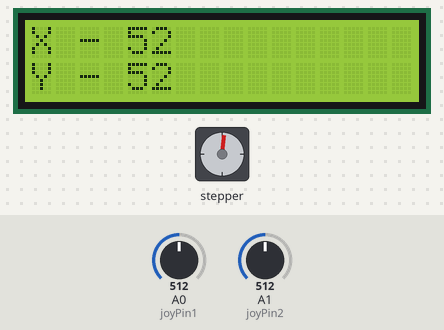
Bench run of a sketch on a simulated Arduino Uno, built with avr-gcc and run on an emulated ATmega328P. Parts: 16×2 character LCD, stepper motor. Inputs (shaded band) come from the test bench; at power-on: A0 (joyPin1) = 512, A1 (joyPin2) = 512. Stepper angles assume 200 steps per turn; what the sketch prints to the serial monitor is not drawn.

Above: at 1.7 s.
1.8 s: A0 (joyPin1) set to 8
At 3.0 s:
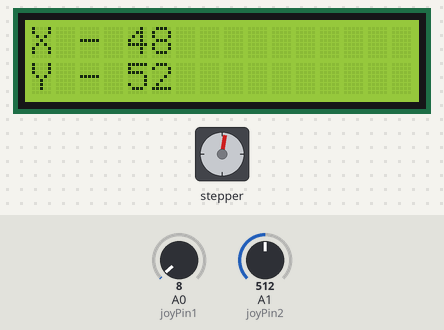
4.7 s: A0 (joyPin1) set to 5
7.6 s: A1 (joyPin2) set to 716
At 8.9 s:
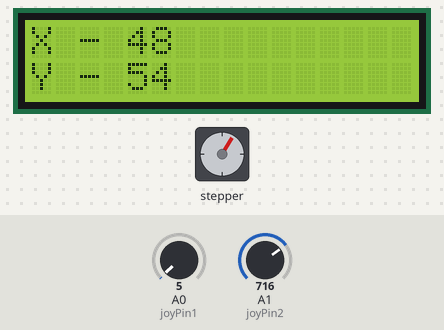
11.1 s: A1 (joyPin2) set to 900
At 12.9 s:
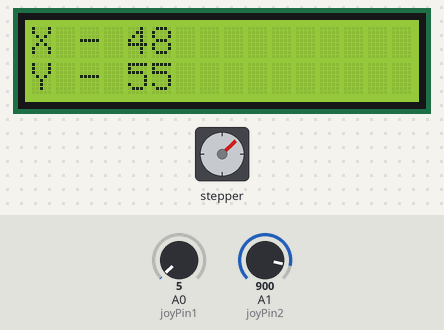
14.6 s: A0 (joyPin1) set to 122
At 16.4 s:
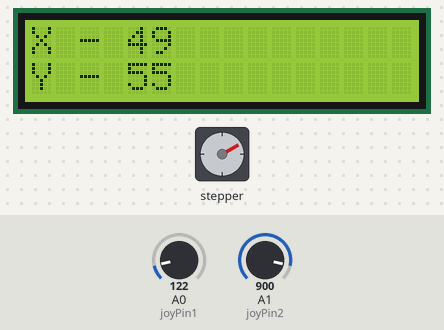
18.1 s: A1 (joyPin2) set to 1023
At 20.8 s:
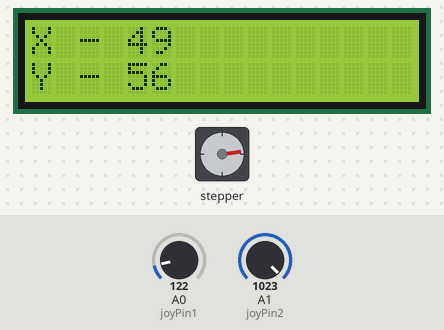
Timing chart, 0 to 25.4 s (numbered marks = the images above; inputs shaded):
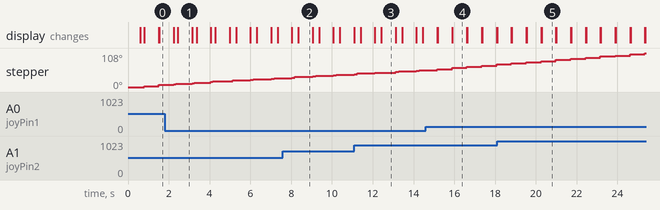

Measured:
- after the input at 7.6 s, the display: first differs from a run without the input after 0.75 s (image 2)
- after the input at 11.1 s, the display: first differs from a run without the input after 1.3 s (image 3)
- after the input at 14.6 s, the display: first differs from a run without the input after 0.58 s (image 4)
- after the input at 18.1 s, the display: first differs from a run without the input after 0.72 s (image 5)
- what the display in image 1 shows lasts 0.7 s, from 2.4 s to 3.1 s

The sketch:

sketch_jan19a.ino
```cpp
/*
*  LCM1602 & Arduino Uno
*  VCC - > 5 V
*  GND - GND
*  SCL -> A5
*  SDA -> A4
*/

#include <Wire.h>   // standardowa biblioteka Arduino
#include <LiquidCrystal_I2C.h> // dolaczenie pobranej biblioteki I2C dla LCD

#include <Stepper.h>

#include <Timer.h>

LiquidCrystal_I2C lcd(0x27, 2, 1, 0, 4, 5, 6, 7, 3, POSITIVE);  // Ustawienie adresu ukladu na 0x27

 int joyPin1 = 0;                 // slider variable connecetd to analog pin 0
 int joyPin2 = 1;                 // slider variable connecetd to analog pin 1
  int value1 = 0;                  // variable to read the value from the analog pin 0
 int value2 = 0;                  // variable to read the value from the analog pin 1

 #define motorPin1 8
 #define motorPin2 9
 #define motorPin3 10
 #define motorPin4 11

 #define STEPS_PER_MOTOR_REVOLUTION 32
 #define STEPS_PER_MOTOR_AND_GEAR_REVOLUTION 32 * 64

const int stepsPerRevolution = 200;

 Stepper myStepper(stepsPerRevolution, 8, 10, 9, 11);


void setup()
{
  lcd.begin(16,2);   // Inicjalizacja LCD 2x16

  lcd.backlight(); // zalaczenie podwietlenia
  lcd.setCursor(0,0); // Ustawienie kursora w pozycji 0,0 (pierwszy wiersz, pierwsza kolumna)
  lcd.print("Dawid Korub1a!");
  delay(500);
  lcd.setCursor(0,1); //Ustawienie kursora w pozycji 0,0 (drugi wiersz, pierwsza kolumna)
  lcd.print("Hello World");

  Serial.begin(9600);

}

void loop()
{
   value1 = analogRead(joyPin1);
   delay(100);
   value2 = analogRead(joyPin2);
   delay(100);
//   digitalWrite(ledPin, HIGH);
//  delay(value1);
//  digitalWrite(ledPin, LOW);
//  delay(value2);
  lcd.clear();

   int motorSpeed = map(value1, 0, 1023, 0, 500);

if (motorSpeed > 0) {
    myStepper.setSpeed(motorSpeed);
    // step 1/100 of a revolution:
    myStepper.step(stepsPerRevolution / 100);
  }

  Serial.print('J - value1 = ');
  Serial.print(value1);
  Serial.print(", treatValue = ");
  Serial.print(treatValue(value1));


  lcd.setCursor(0,0); // Ustawienie kursora w pozycji 0,0 (pierwszy wiersz, pierwsza kolumna)
  lcd.print("X - ");
  lcd.print(treatValue(value1));

  Serial.println(treatValue(value2));
  Serial.println(value2);
   lcd.setCursor(0,1); //Ustawienie kursora w pozycji 0,0 (drugi wiersz, pierwsza kolumna)
  lcd.print("Y - ");
  lcd.print(treatValue(value2));
  delay(500);
}

 int treatValue(int data) {
  return (data * 9 / 1024) + 48;
 }
```
